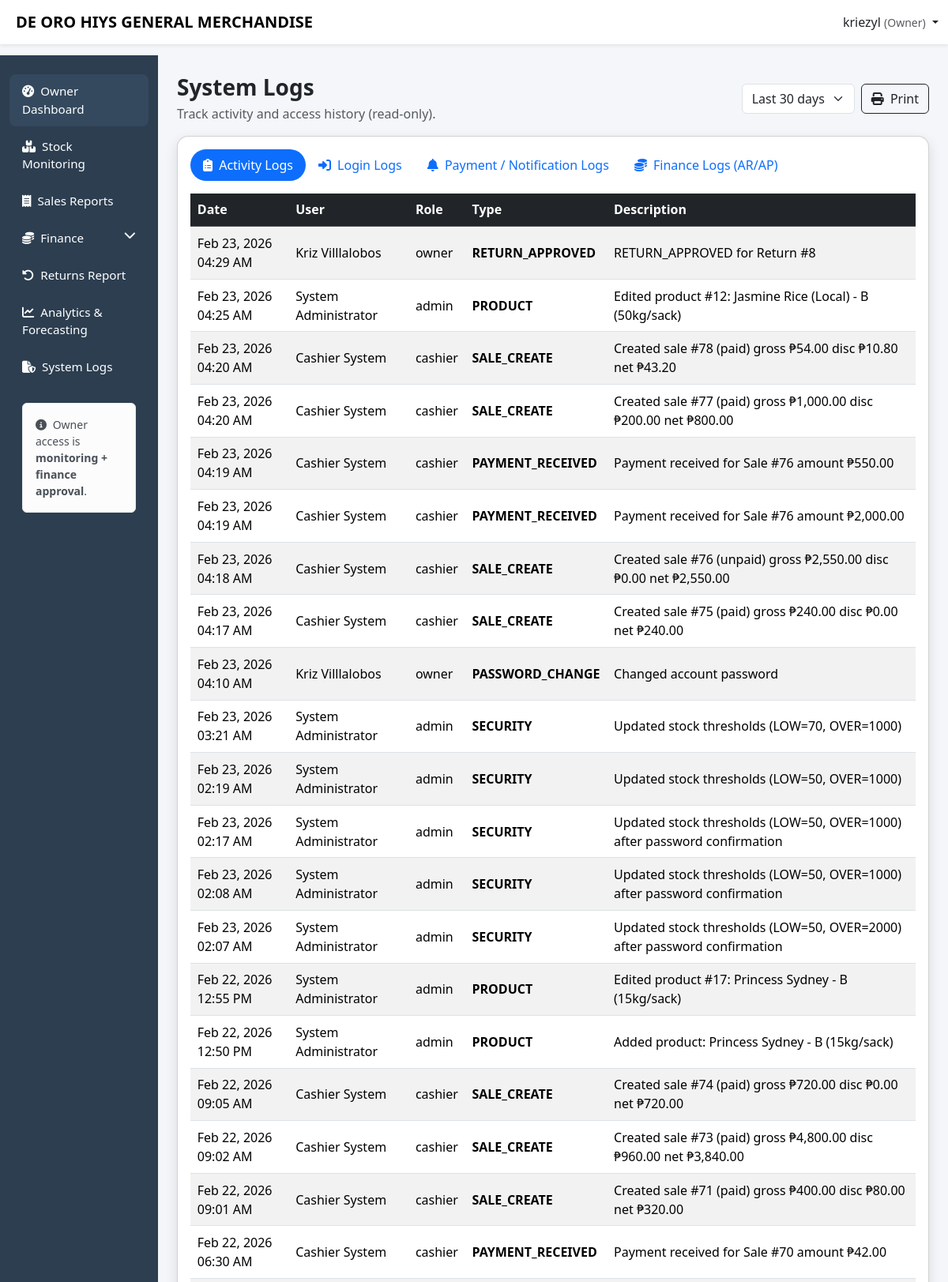
/capstone/owner/system_logs.php (signed in, upper part), run on the app's committed database.
### tables this page shows
CREATE TABLE `activity_logs` (
  `activity_id` int(11) NOT NULL,
  `user_id` int(11) DEFAULT NULL,
  `activity_type` varchar(50) DEFAULT NULL,
  `description` text DEFAULT NULL,
  `created_at` timestamp NOT NULL DEFAULT current_timestamp()
);

CREATE TABLE `users` (
  `user_id` int(11) NOT NULL,
  `username` varchar(50) NOT NULL,
  `password` varchar(255) NOT NULL,
  `first_name` varchar(50) DEFAULT NULL,
  `last_name` varchar(50) DEFAULT NULL,
  `phone` varchar(20) DEFAULT NULL,
  `role` varchar(20) NOT NULL,
  `created_at` timestamp NOT NULL DEFAULT current_timestamp(),
  `status` enum('active','inactive') DEFAULT 'active'
);

### capstone/owner/system_logs.php (the view, shortened to what this page needs)
<?php
$username = $_SESSION['username'] ?? 'Owner';
include '../config/db.php';
$days = (int)($_GET['days'] ?? 30);
$activity = $conn->query("
  SELECT al.activity_id, al.created_at, al.activity_type, al.description,
         CONCAT(u.first_name,' ',u.last_name) AS user_name, u.role
  FROM activity_logs al
  LEFT JOIN users u ON u.user_id = al.user_id
  WHERE al.created_at >= DATE_SUB(NOW(), INTERVAL $days DAY)
  ORDER BY al.created_at DESC
  LIMIT 200
");
?>
<!DOCTYPE html>
<html lang="en">
<head>
<link href="https://cdn.jsdelivr.net/npm/bootstrap@5.3.2/dist/css/bootstrap.min.css" rel="stylesheet">
<link href="https://cdnjs.cloudflare.com/ajax/libs/font-awesome/6.5.1/css/all.min.css" rel="stylesheet">
<link href="../css/layout.css" rel="stylesheet">
</head>
<body>
<nav class="navbar navbar-expand-lg navbar-light bg-white shadow-sm fixed-top no-print">
  <div class="container-fluid">
    <span class="navbar-brand fw-bold ms-2">DE ORO HIYS GENERAL MERCHANDISE</span>
    <div class="ms-auto dropdown">
      <a class="nav-link dropdown-toggle" data-bs-toggle="dropdown">
        <?= htmlspecialchars($username) ?> <small class="text-muted">(Owner)</small>
      </a>
    </div>
  </div>
</nav>
<div class="container-fluid">
<div class="row">
<?php include '../includes/owner_sidebar.php'; ?>
<main class="col-lg-10 ms-sm-auto px-4 main-content">
<div class="py-4">
  <div class="d-flex justify-content-between align-items-center flex-wrap gap-2 mb-3">
    <div>
      <h3 class="fw-bold mb-1">System Logs</h3>
      <div class="text-muted">Track activity and access history (read-only).</div>
    </div>
    <div class="d-flex gap-2 align-items-center no-print">
      <form method="get" class="d-flex gap-2 align-items-center">
        <select class="form-select" name="days" onchange="this.form.submit()">
          <option value="30" <?= $days===30?'selected':'' ?>>Last 30 days</option>
        </select>
      </form>
      <button class="btn btn-outline-dark" onclick="window.print()"><i class="fa-solid fa-print me-1"></i> Print</button>
    </div>
  </div>
  <div class="card modern-card">
    <div class="card-body">
      <ul class="nav nav-pills mb-3" id="logsTab" role="tablist">
        <li class="nav-item" role="presentation">
          <button class="nav-link active" data-bs-toggle="pill" data-bs-target="#tab-activity" type="button">
            <i class="fa-solid fa-clipboard-list me-1"></i> Activity Logs
          </button>
        </li>
        <li class="nav-item" role="presentation">
          <button class="nav-link" data-bs-toggle="pill" data-bs-target="#tab-login" type="button">
            <i class="fa-solid fa-right-to-bracket me-1"></i> Login Logs
          </button>
        </li>
        <li class="nav-item" role="presentation">
          <button class="nav-link" data-bs-toggle="pill" data-bs-target="#tab-pay" type="button">
            <i class="fa-solid fa-bell me-1"></i> Payment / Notification Logs
          </button>
        </li>
        <li class="nav-item" role="presentation">
          <button class="nav-link" data-bs-toggle="pill" data-bs-target="#tab-finance" type="button">
            <i class="fa-solid fa-coins me-1"></i> Finance Logs (AR/AP)
          </button>
        </li>
      </ul>
      <div class="tab-content">
        <div class="tab-pane fade show active" id="tab-activity">
          <div class="table-responsive">
            <table class="table table-striped align-middle mb-0">
              <thead class="table-dark">
                <tr>
                  <th>Date</th>
                  <th>User</th>
                  <th>Role</th>
                  <th>Type</th>
                  <th>Description</th>
                </tr>
              </thead>
              <tbody>
              <?php if($activity && $activity->num_rows>0): ?>
                <?php while($r=$activity->fetch_assoc()): ?>
                  <tr>
                    <td><?= htmlspecialchars(date("M d, Y h:i A", strtotime($r['created_at']))) ?></td>
                    <td><?= htmlspecialchars($r['user_name'] ?: '—') ?></td>
                    <td><?= htmlspecialchars($r['role'] ?: '—') ?></td>
                    <td class="fw-semibold"><?= htmlspecialchars($r['activity_type'] ?: '—') ?></td>
                    <td><?= htmlspecialchars($r['description'] ?: '') ?></td>
                  </tr>
                <?php endwhile; ?>
              <?php else: ?>
                <tr><td colspan="5" class="text-center text-muted">No activity logs found.</td></tr>
              <?php endif; ?>
              </tbody>
            </table>
          </div>
        </div>
      </div>
    </div>
  </div>
</div>
</main>
</div>
</div>
</body>
</html>

### capstone/css/layout.css (style rules this page uses)
body { background:#f4f6f9; padding-top: 60px; }
.modern-card { border-radius:14px; box-shadow:0 6px 16px rgba(0,0,0,.12); transition:.3s; }
.main-content { padding-top:0px; }
.table td, .table th { padding:0.55rem; vertical-align: middle; }
.table td,.table th { vertical-align:middle; }
table td, .table th { padding:0.55rem; vertical-align: middle; }
body { background:#f4f6f9; padding-top:70px; }
.modern-card { border-radius:14px; box-shadow:0 6px 16px rgba(0,0,0,.12); }
.table td, .table th { vertical-align: middle; }
.nav-pills .nav-link { border-radius:999px; }

### data on the page
activity_logs: created_at "Feb 23, 2026 04:29 AM", user_name "Kriz Villlalobos", user.role "owner", activity_type "RETURN_APPROVED", description "RETURN_APPROVED for Return #8"
activity_logs: created_at "Feb 23, 2026 04:25 AM", user_name "System Administrator", user.role "admin", activity_type "PRODUCT", description "Edited product #12: Jasmine Rice (Local) - B (50kg/sack)"
activity_logs: created_at "Feb 23, 2026 04:20 AM", user_name "Cashier System", user.role "cashier", activity_type "SALE_CREATE", description "Created sale #78 (paid) gross ₱54.00 disc ₱10.80 net ₱43.20"
activity_logs: created_at "Feb 23, 2026 04:20 AM", user_name "Cashier System", user.role "cashier", activity_type "SALE_CREATE", description "Created sale #77 (paid) gross ₱1,000.00 disc ₱200.00 net ₱800.00"
activity_logs: created_at "Feb 23, 2026 04:19 AM", user_name "Cashier System", user.role "cashier", activity_type "PAYMENT_RECEIVED", description "Payment received for Sale #76 amount ₱550.00"
activity_logs: created_at "Feb 23, 2026 04:19 AM", user_name "Cashier System", user.role "cashier", activity_type "PAYMENT_RECEIVED", description "Payment received for Sale #76 amount ₱2,000.00"
activity_logs: created_at "Feb 23, 2026 04:18 AM", user_name "Cashier System", user.role "cashier", activity_type "SALE_CREATE", description "Created sale #76 (unpaid) gross ₱2,550.00 disc ₱0.00 net ₱2,550.00"
activity_logs: created_at "Feb 23, 2026 04:17 AM", user_name "Cashier System", user.role "cashier", activity_type "SALE_CREATE", description "Created sale #75 (paid) gross ₱240.00 disc ₱0.00 net ₱240.00"
activity_logs: created_at "Feb 23, 2026 04:10 AM", user_name "Kriz Villlalobos", user.role "owner", activity_type "PASSWORD_CHANGE", description "Changed account password"
activity_logs: created_at "Feb 23, 2026 03:21 AM", user_name "System Administrator", user.role "admin", activity_type "SECURITY", description "Updated stock thresholds (LOW=70, OVER=1000)"
activity_logs: created_at "Feb 23, 2026 02:19 AM", user_name "System Administrator", user.role "admin", activity_type "SECURITY", description "Updated stock thresholds (LOW=50, OVER=1000)"
activity_logs: created_at "Feb 23, 2026 02:17 AM", user_name "System Administrator", user.role "admin", activity_type "SECURITY", description "Updated stock thresholds (LOW=50, OVER=1000) after password confirmation"
activity_logs: created_at "Feb 23, 2026 02:08 AM", user_name "System Administrator", user.role "admin", activity_type "SECURITY", description "Updated stock thresholds (LOW=50, OVER=1000) after password confirmation"
activity_logs: created_at "Feb 23, 2026 02:07 AM", user_name "System Administrator", user.role "admin", activity_type "SECURITY", description "Updated stock thresholds (LOW=50, OVER=2000) after password confirmation"
activity_logs: created_at "Feb 22, 2026 12:55 PM", user_name "System Administrator", user.role "admin", activity_type "PRODUCT", description "Edited product #17: Princess Sydney - B (15kg/sack)"
activity_logs: created_at "Feb 22, 2026 12:50 PM", user_name "System Administrator", user.role "admin", activity_type "PRODUCT", description "Added product: Princess Sydney - B (15kg/sack)"
activity_logs: created_at "Feb 22, 2026 09:05 AM", user_name "Cashier System", user.role "cashier", activity_type "SALE_CREATE", description "Created sale #74 (paid) gross ₱720.00 disc ₱0.00 net ₱720.00"
activity_logs: created_at "Feb 22, 2026 09:02 AM", user_name "Cashier System", user.role "cashier", activity_type "SALE_CREATE", description "Created sale #73 (paid) gross ₱4,800.00 disc ₱960.00 net ₱3,840.00"
activity_logs: created_at "Feb 22, 2026 09:01 AM", user_name "Cashier System", user.role "cashier", activity_type "SALE_CREATE", description "Created sale #71 (paid) gross ₱400.00 disc ₱80.00 net ₱320.00"
activity_logs: created_at "Feb 22, 2026 06:30 AM", user_name "Cashier System", user.role "cashier", activity_type "PAYMENT_RECEIVED", description "Payment received for Sale #70 amount ₱42.00"

### other printed values
$username "kriezyl"
